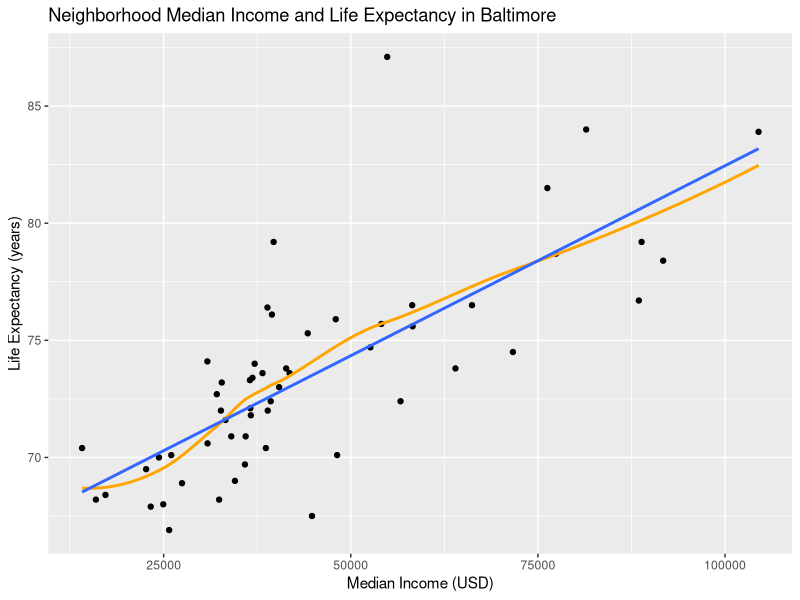

The R script that drew this image: (Note: this script raises an error after producing the figure.)
################################################################################
##### Lab Exercise 1: Life Expectancy and Household Income in Baltimore ########
################################################################################

##### Load Packages and Data ###################################################

# Load packages
library(tidyverse)
library(haven)

# Import Data
epi_data <- read_dta("2020_Epi753_Lab1.dta")

# Remove extraneous rows at the end of the imported data set
epi_data <- head(epi_data, 56)

##### Background ###############################################################

# Summarize Life Expectancy
# Note: See ?summarize for help file on how to include additional statistics.
summarize(epi_data, obs = n(),
                    mean = mean(LifeExpectancy),
                    sd = sd(LifeExpectancy),
                    min = min(LifeExpectancy),
                    max = max(LifeExpectancy))

# Summarize Median Income
summarize(epi_data, obs = n(),
                    mean = mean(MedianIncome),
                    sd = sd(MedianIncome),
                    min = min(MedianIncome),
                    max = max(MedianIncome))

# View Select Variables
epi_data2 <- select(epi_data, CommunityStatisticalArea, LifeExpectancy, MedianIncome)
View(epi_data2)

##### Question 1 (in-class) ####################################################

# Create a scatter plot with lowess curve of median income and life expectancy
g <- ggplot(aes(MedianIncome, LifeExpectancy), data = epi_data)

g + geom_point() +
    geom_smooth(method = "loess", se = FALSE, col = "orange") +
    geom_smooth(method = "lm", se = FALSE) +
    labs(title = "Neighborhood Median Income and Life Expectancy in Baltimore",
         x = "Median Income (USD)", 
         y = "Life Expectancy (years)")

##### Questions 1-2 (at-home) ##################################################

# Model 1
epi_data <- epi_data %>% mutate(inclt35_bin = ifelse(MedianIncome < 35000, 1, 0))
summary(lm(LifeExpectancy ~ inclt35_bin, data = epi_data))

##### Questions 3-4 (at-home) ##################################################

# Model 2
epi_data$income_ind <- ntile(epi_data$MedianIncome, 5)

epi_data$income_ind <- factor(epi_data$income_ind, levels = 1:5)

summary(lm(LifeExpectancy ~ income_ind, data = epi_data))

##### Question 5 (at-home) #####################################################

# Model 3
epi_data$income_qt1 <- ntile(epi_data$MedianIncome, 5)

m3 <- summary(lm(LifeExpectancy ~ income_qt1, data = epi_data))

##### Question 5 (at-home) #####################################################

##### Question 6-7 (at-home) ###################################################

# Model 4
summary(lm(LifeExpectancy ~ MedianIncome, data = epi_data))

##### Question 8-9 (at-home) ###################################################

# Model 5
summarize(epi_data, 
    mean = mean(MedianIncome), 
    sd = sd(MedianIncome))

epi_data <- mutate(epi_data, income_c_s = (MedianIncome - 44608) / 20340)

m5 <- summary(lm(LifeExpectancy ~ income_c_s, data = epi_data))
m5

##### Question 8 (in-class) ####################################################

h <- ggplot(aes(x, y), data = epi_data3)

h + geom_point() 


+
    geom_point(aes(x = x, y = y)) +
    geom_smooth(method = "loess", se = FALSE, col = "orange") +
    geom_smooth(method = "lm", se = FALSE) +
    labs(title = "Neighborhood Median Income and Life Expectancy in Baltimore",
        x = "Median Income (USD)", 
        y = "Life Expectancy (years)")
